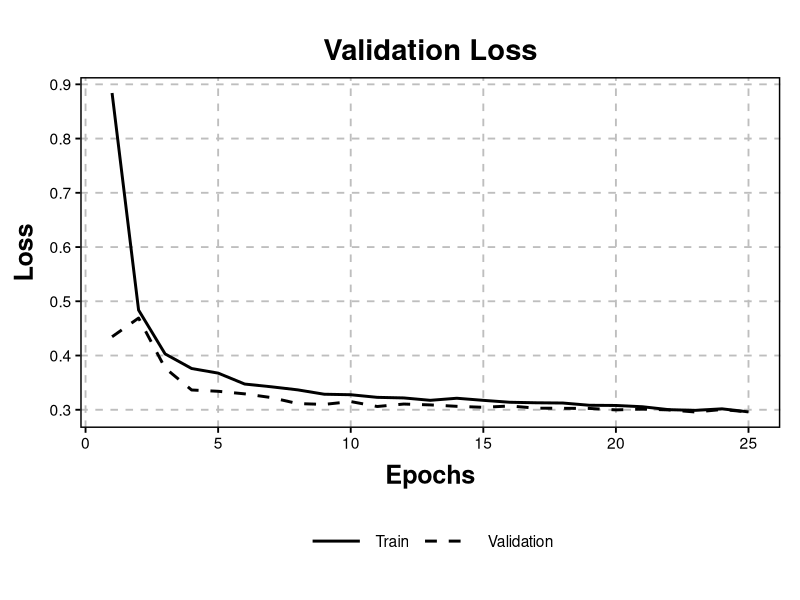

R code for this plot:
theme_Publication <- function(base_size=14, base_family="helvetica") {
  library(grid)
  library(ggthemes)
  (theme_foundation(base_size=base_size, base_family=base_family)
    + theme(plot.title = element_text(face = "bold",
                                      size = rel(1.5), hjust = 0.5),
            text = element_text(),
            panel.background = element_rect(colour = NA),
            plot.background = element_rect(colour = NA),
            panel.border = element_rect(colour = "black", size=1),
            axis.title = element_text(face = "bold",size = rel(1.3)),
            axis.title.y = element_text(angle=90,vjust =2),
            axis.title.x = element_text(vjust = -0.2),
            axis.text = element_text(), 
            # axis.line = element_line(colour="black"),
            axis.line = element_blank(),
            axis.ticks = element_line(),
            panel.grid.major = element_line(colour = "gray", linetype = "dashed"),
            panel.grid.minor = element_blank(),
            legend.key = element_rect(colour = NA),
            legend.position = "bottom",
            legend.direction = "horizontal",
            legend.key.size= unit(1.5, "cm"),
            legend.spacing = unit(0, "cm"),
            legend.title = element_text(face="italic"),
            plot.margin=unit(c(10,5,5,5),"mm"),
            strip.background=element_rect(colour="#f0f0f0",fill="#f0f0f0"),
            strip.text = element_text(face="bold")
    ))
  
}


library(dplyr)
library(ggplot2)


train <- read.csv('train_loss.csv', header=T)
val <- read.csv("val_loss.csv", header=T)

train <- train %>% select(-Wall.time)
val <- val %>% select(-Wall.time)

train$Step <- train$Step + 1
val$Step <- val$Step + 1

train$group = "train"
val$group = "val"

df <- rbind(train, val)


p1 <- ggplot(df, aes(x=Step, Value, group=group, linetype=group)) +
  geom_line(size=1) +
  theme_Publication() +
  theme(legend.title = element_blank()) +
  ggtitle("Validation Loss") + 
  labs(x = "Epochs", y = "Loss") +
  scale_linetype_manual(values = c(1, 8), labels = c("Train", "Validation"))


p1


# 3, 8, 1, 4

# require(gridExtra)

# grid.arrange(p1, p2, ncol=2)